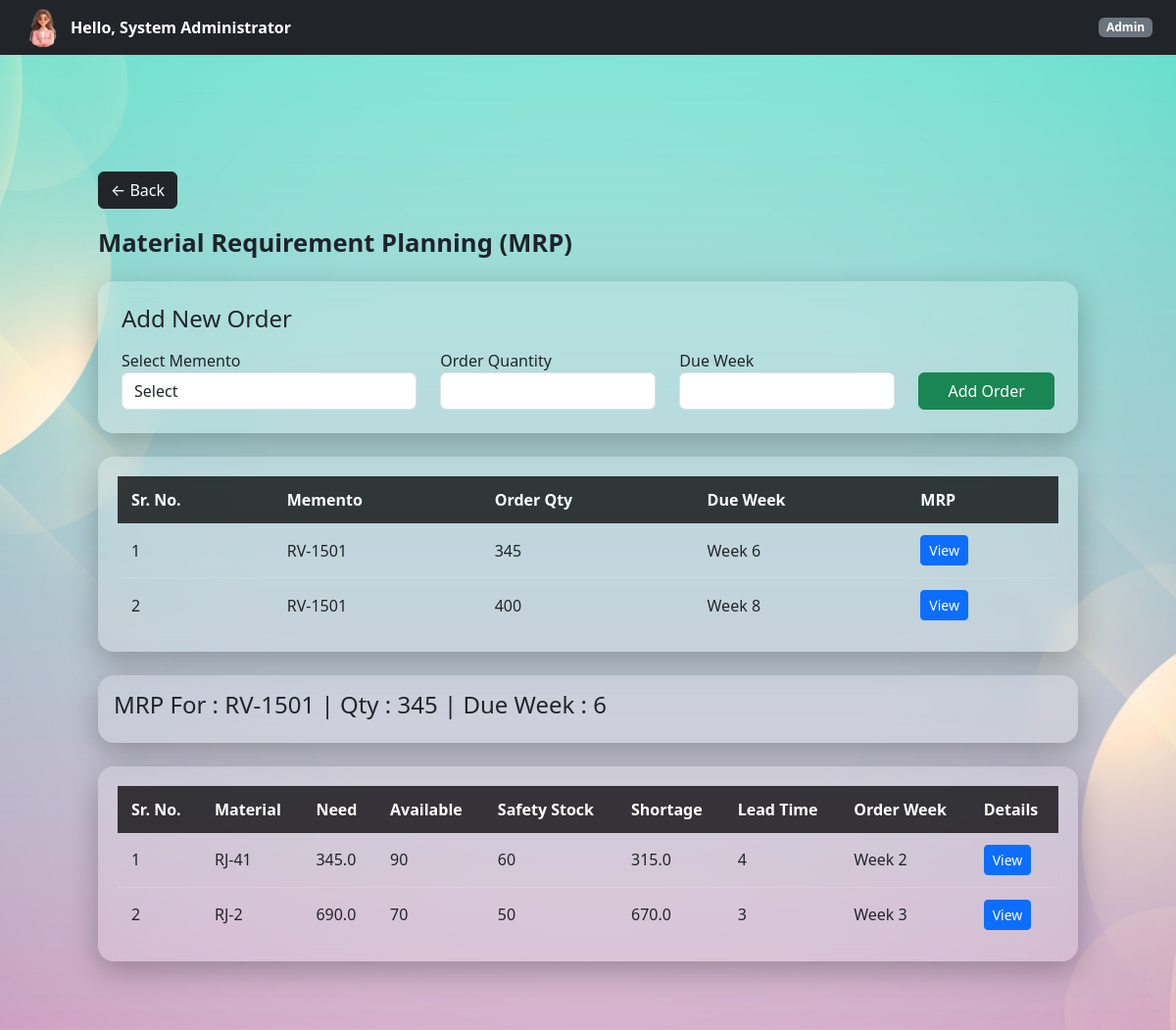
Screenshot of /admin/mrp/order/2 (signed in) with the database file from the repository.
### controller/models.py (models this page shows)
class MRPOrder(db.Model):
    __tablename__ = "mrp_orders"
    id = db.Column(
        db.Integer,
        primary_key=True
    )
    memento_id = db.Column(
        db.Integer,
        db.ForeignKey("mementos.id")
    )
    order_quantity = db.Column(
        db.Integer,
        nullable=False
    )
    due_week = db.Column(
        db.Integer,
        nullable=False
    )
    created_at = db.Column(
        db.DateTime,
        default=datetime.utcnow
    )
    memento = db.relationship(
    "Memento"
)

class Memento(db.Model):
    __tablename__ = "mementos"
    id = db.Column(db.Integer, primary_key=True)
    code = db.Column(
        db.String(100),
        nullable=False,
        unique=True
    )
    dimension = db.Column(db.String(100), nullable=False)
    price = db.Column(db.Float, nullable=False)
    quantity = db.Column(db.Integer, default=0)
    materials = db.relationship(
    "MementoMaterial",
    backref="memento",
    cascade="all, delete-orphan"
)

class Foil(db.Model):
    __tablename__ = "foils"
    id = db.Column(db.Integer, primary_key=True)
    foil_code = db.Column(db.String(50),  nullable=False)
    foil_type = db.Column(db.String(20), nullable=False)
    length_in = db.Column(db.Float, nullable=False)
    breadth_in = db.Column(db.Float, nullable=False)
    quantity = db.Column(db.Integer, default=0)
    price = db.Column(db.Float, nullable=False)

### controller/admin.py (the view, shortened to what this page needs)
@admin_bp.route("/mrp/order/<int:order_id>")
@login_required
@role_required("Admin")
def view_single_mrp(order_id):
    order = MRPOrder.query.get_or_404(order_id)
    mementos = Memento.query.all()
    orders = MRPOrder.query.order_by(
        MRPOrder.id.desc()
    ).all()
    mrp_rows = []
    materials = MementoMaterial.query.filter_by(
        memento_id=order.memento_id
    ).all()
    sr_no = 1
    for material in materials:
        need = (
            material.quantity_used
            * order.order_quantity
        )
        material_name = ""
        available = 0
        if material.material_type == "Foil":
            item = Foil.query.get(
                material.material_id
            )
            if item:
                material_name = item.foil_code
                available = item.quantity
        supplier = SupplierMaterial.query.filter_by(
            item_type=material.material_type,
            item_name=material_name
        ).first()
        lead_time = 0
        safety_stock = 0
        if supplier:
            lead_time = supplier.lead_time
            safety_stock = supplier.safety_stock
        shortage = max(
            0,
            need + safety_stock - available
        )
        order_week = max(
            1,
            order.due_week - lead_time
        )
        mrp_rows.append({
    "material_id":
        material.id,
    "sr_no":
        sr_no,
    "material":
        material_name,
    "need":
        need,
    "available":
        available,
    "safety_stock":
        safety_stock,
    "shortage":
        shortage,
    "lead_time":
        lead_time,
    "order_week":
        order_week
})
        sr_no += 1
    return render_template(
        "admin/mrp.html",
        mementos=mementos,
        orders=orders,
        selected_order=order,
        mrp_rows=mrp_rows
    )

### templates/admin/mrp.html (shortened to what this page needs)
{% extends "base.html" %}
{% block page_class %}company-dashboard-bg{% endblock %}
{% block free_content %}
{% include "partials/navbar.html" %}
<div class="dashboard-container">
    <div class="mb-3">
        <a href="{{ url_for('admin.dashboard') }}"
           class="btn btn-dark">
            ← Back
        </a>
    </div>
    <div class="page-title">
        Material Requirement Planning (MRP)
    </div>
    <div class="glass-table p-4 mb-4">
        <h4 class="mb-3">
            Add New Order
        </h4>
        <form method="POST"
              action="{{ url_for('admin.add_mrp_order') }}">
            <div class="row">
                <div class="col-md-4">
                    <label>
                        Select Memento
                    </label>
                    <select
                        name="memento_id"
                        class="form-control"
                        required>
                        <option value="">
                            Select
                        </option>
                    </select>
                </div>
                <div class="col-md-3">
                    <label>
                        Order Quantity
                    </label>
                    <input
                        type="number"
                        name="order_quantity"
                        class="form-control"
                        required>
                </div>
                <div class="col-md-3">
                    <label>
                        Due Week
                    </label>
                    <input
                        type="number"
                        name="due_week"
                        min="1"
                        max="52"
                        class="form-control"
                        required>
                </div>
                <div class="col-md-2">
                    <label>&nbsp;</label>
                    <button
                        type="submit"
                        class="btn btn-success w-100">
                        Add Order
                    </button>
                </div>
            </div>
        </form>
    </div>
    <div class="glass-table mb-4">
        <table>
            <thead>
                <tr>
                    <th>Sr. No.</th>
                    <th>Memento</th>
                    <th>Order Qty</th>
                    <th>Due Week</th>
                    <th>MRP</th>
                </tr>
            </thead>
            <tbody>
                {% for order in orders %}
                <tr>
                    <td>
                        {{ loop.index }}
                    </td>
                    <td>
                        {{ order.memento.code }}
                    </td>
                    <td>
                        {{ order.order_quantity }}
                    </td>
                    <td>
                        Week {{ order.due_week }}
                    </td>
                    <td>
                        <a href="{{ url_for('admin.view_single_mrp',
                                            order_id=order.id) }}"
                           class="btn btn-primary btn-sm">
                            View
                        </a>
                    </td>
                </tr>
                {% endfor %}
            </tbody>
        </table>
    </div>
    {% if selected_order %}
    <div class="glass-table mb-4 p-3">
        <h4>
            MRP For :
            {{ selected_order.memento.code }}
            | Qty :
            {{ selected_order.order_quantity }}
            | Due Week :
            {{ selected_order.due_week }}
        </h4>
    </div>
    <div class="glass-table">
        <table>
            <thead>
                <tr>
                    <th>Sr. No.</th>
                    <th>Material</th>
                    <th>Need</th>
                    <th>Available</th>
                    <th>Safety Stock</th>
                    <th>Shortage</th>
                    <th>Lead Time</th>
                    <th>Order Week</th>
                    <th>Details</th>
                </tr>
            </thead>
            <tbody>
{% for row in mrp_rows %}
<tr>
    <td>{{ row.sr_no }}</td>
    <td>{{ row.material }}</td>
    <td>{{ row.need }}</td>
    <td>{{ row.available }}</td>
    <td>{{ row.safety_stock }}</td>
    <td>{{ row.shortage }}</td>
    <td>{{ row.lead_time }}</td>
    <td>Week {{ row.order_week }}</td>
    <td>
<a
href="{{ url_for(
'admin.material_mrp_details',
order_id=selected_order.id,
material_id=row.material_id
) }}"
class="btn btn-primary btn-sm">
View
</a>
    </td>
</tr>
{% endfor %}
</tbody>
        </table>
    </div>
    {% endif %}
</div>
{% endblock %}

### static/styles/main.css (style rules this page uses)
html, body { height: 100%; margin: 0; }
.dashboard-container { width: 100%; padding: 90px 40px 40px; }
.page-title { font-size: 1.6rem; font-weight: 600; color: #1f232a; margin-bottom: 20px; }
.glass-table { background: rgba(255, 255, 255, 0.18); backdrop-filter: blur(10px); -webkit-backdrop-filter: blur(10px); border-radius: 16px; padding: 20px; box-shadow: 0 10px 30px rgba(0, 0, 0, 0.25); width: 100%; overflow-x: auto; }
.glass-table table { width: 100%; border-collapse: collapse; }
.glass-table thead { background: rgba(0, 0, 0, 0.75); color: #ffffff; }
.glass-table th, .glass-table td { padding: 12px 14px; text-align: left; white-space: nowrap; }
.glass-table tbody tr { border-bottom: 1px solid rgba(255, 255, 255, 0.15); }
.glass-table tbody tr:last-child { border-bottom: none; }
body { padding-top: 55px; }

### rows the page displays
MRPOrder: memento.code "RV-1501", order_quantity "345", due_week "6"
MRPOrder: memento.code "RV-1501", order_quantity "400", due_week "8"
Memento: memento.code "RV-1501"
Foil: sr_no "1", material "RJ-41", need "345.0", available "90", safety_stock "60", shortage "315.0", lead_time "4", order_week "2"
Foil: sr_no "2", material "RJ-2", need "690.0", available "70", safety_stock "50", shortage "670.0", lead_time "3", order_week "3"

### other values shown
{{ session.get("user_name") }} "System Administrator"
